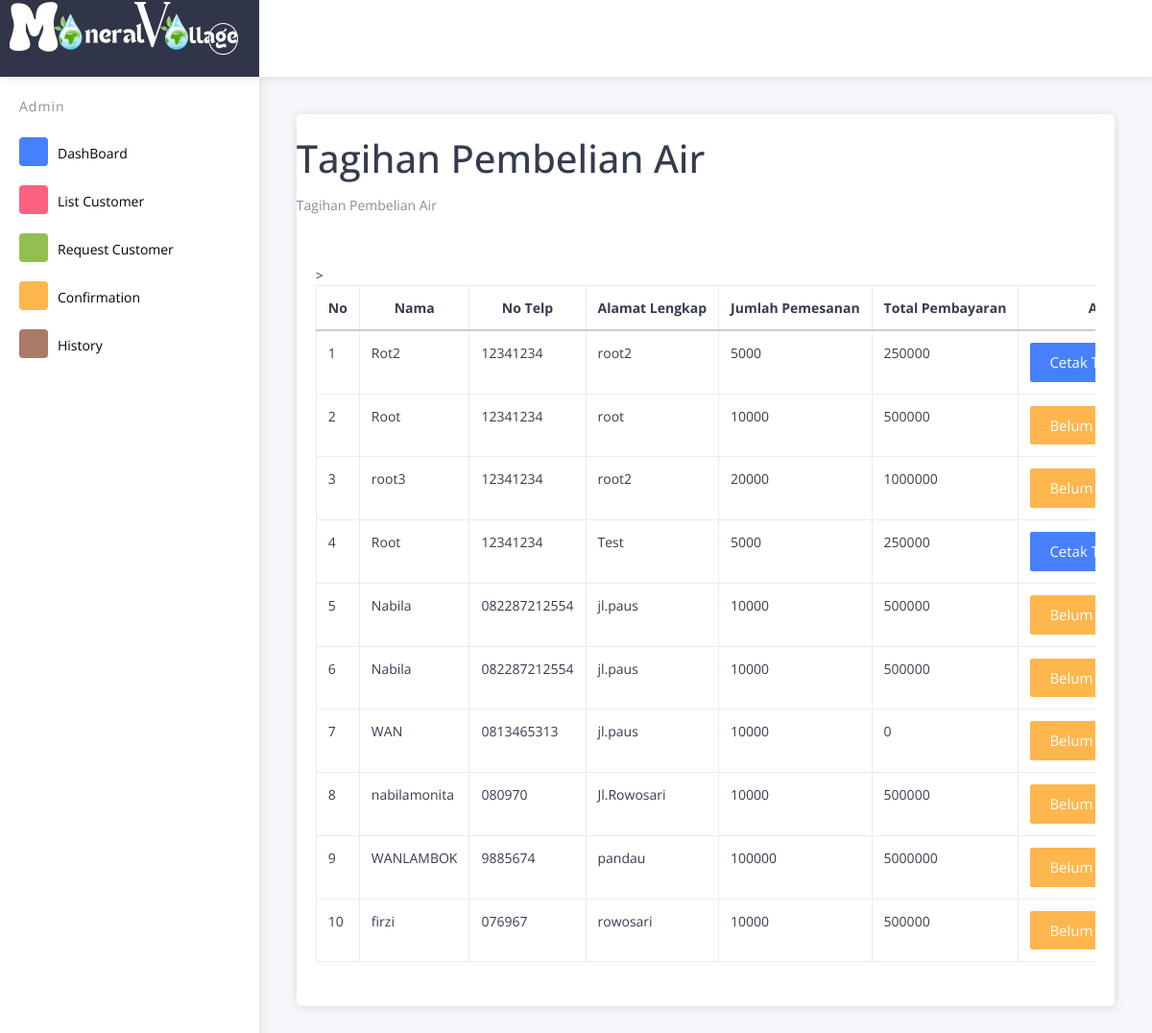
Screenshot of /request/setuju/5 with the database file from the repository.
### tables this page shows
CREATE TABLE `aquahub` (
  `id_aquahub` int(11) NOT NULL,
  `namalengkap` varchar(250) NOT NULL,
  `no_telp` varchar(250) NOT NULL,
  `alamat_lengkap` varchar(250) NOT NULL,
  `kebutuhan` enum('Rumah Tangga','Hajat/Pesta','Perusahaan') NOT NULL,
  `jenis_pelanggan` enum('Pelanggan','Non Pelanggan/Umum') NOT NULL,
  `jumlah_pemesanan` int(200) NOT NULL,
  `total_harga` int(255) NOT NULL,
  `tanggal_pembelian` date DEFAULT NULL,
  `request` tinyint(1) NOT NULL
);

### application/controllers/Request.php (called while the page is built, shortened)
<?php
class Request extends CI_Controller
{
  public function __construct()
  {
    $this->load->model('aquahub_model');
  }
  public function setuju($id_aquahub)
  {
    $this->aquahub_model->setujuAquaHub($id_aquahub);
    $data['aquahub'] = $this->aquahub_model->get();
    $this->load->view("layout/header_admin");
    $this->load->view("admin/Confirmation", $data);
    $this->load->view("layout/footer_admin");
  }
}

### index.php (called while the page is built, shortened)
<?php
require_once BASEPATH.'core/CodeIgniter.php';

### application/models/aquahub_model.php (called while the page is built, shortened)
<?php
class aquahub_model extends CI_Model
{
    public $table = 'aquahub';
    public function get()
    {
        $this->db->from($this->table);
        $query = $this->db->get();
        return $query->result_array();
    }
    public function setujuAquaHub($id_aquahub)
    {
        $this->db->where('id_aquahub', $id_aquahub);
        $this->db->update('aquahub', array('request' => true));
    }
}

### application/views/admin/Confirmation.php (the view)
<div class="card">
    <h1 class="mt-4">Tagihan Pembelian Air</h1>
    <ol class="breadcrumb mb-4">
        <li class="breadcrumb-item active">Tagihan Pembelian Air</li>
    </ol>
    <div class="card-body">
        <div class="table-responsive">
            <div class="table-responsive">
                <table class="table table-bordered" id="" width="100%">
                    <thead>
                        <tr>
                            <th width="1%">
                                <center>No</center>
                            </th>
                            <th width="15%">
                                <center>Nama</center>
                            </th>
                            <th width="15%">
                                <center>No Telp</center>
                            </th>
                            <th width="15%">
                                <center>Alamat Lengkap</center>
                            </th>>
                            <th width="10%">
                                <center>Jumlah Pemesanan</center>
                            </th>
                            <th width="10%">
                                <center>Total Pembayaran</center>
                            </th>
                            <th width="10%">
                                <center>Aksi</center>
                            </th>
                        </tr>
                    </thead>
                    <tbody>
                        <?php $i = 1; ?>
                        <?php foreach ($aquahub as $us) : ?>
                            <tr>
                                <td><?= $i; ?></td>
                                <td><?= $us['namalengkap']; ?></td>
                                <td><?= $us['no_telp']; ?></td>
                                <td><?= $us['alamat_lengkap']; ?></td>
                                <td><?= $us['jumlah_pemesanan']; ?></td>
                                <td><?= $us['total_harga']; ?></td>
                                <td>
                                    <?php if ($us['request']) : ?>
                                        <a href="<?= base_url('request/cetak/') . $us['id_aquahub'] ?>" class="btn btn-primary">Cetak Tagihan</a>
                                    <?php else : ?>
                                        <button class="btn btn-warning">Belum Disetujui</button>
                                    <?php endif; ?>
                                </td>
                            </tr>
                            <?php $i++; ?>
                        <?php endforeach; ?>
                    </tbody>
                </table>
            </div>
        </div>
    </div>
</div>

### rows the page displays
aquahub: namalengkap "Rot2", no_telp "12341234", alamat_lengkap "root2", jumlah_pemesanan "5000", total_harga "250000"
aquahub: namalengkap "Root", no_telp "12341234", alamat_lengkap "root", jumlah_pemesanan "10000", total_harga "500000", request "Belum…"
aquahub: namalengkap "root3", no_telp "12341234", alamat_lengkap "root2", jumlah_pemesanan "20000", total_harga "1000000", request "Belum…"
aquahub: namalengkap "Root", no_telp "12341234", alamat_lengkap "Test", jumlah_pemesanan "5000", total_harga "250000"
aquahub: namalengkap "Nabila", no_telp "082287212554", alamat_lengkap "jl.paus", jumlah_pemesanan "10000", total_harga "500000", request "Belum…"
aquahub: namalengkap "Nabila", no_telp "082287212554", alamat_lengkap "jl.paus", jumlah_pemesanan "10000", total_harga "500000", request "Belum…"
aquahub: namalengkap "WAN", no_telp "0813465313", alamat_lengkap "jl.paus", jumlah_pemesanan "10000", total_harga "0", request "Belum…"
aquahub: namalengkap "nabilamonita", no_telp "080970", alamat_lengkap "Jl.Rowosari", jumlah_pemesanan "10000", total_harga "500000", request "Belum…"
aquahub: namalengkap "WANLAMBOK", no_telp "9885674", alamat_lengkap "pandau", jumlah_pemesanan "100000", total_harga "5000000", request "Belum…"
aquahub: namalengkap "firzi", no_telp "076967", alamat_lengkap "rowosari", jumlah_pemesanan "10000", total_harga "500000", request "Belum…"
